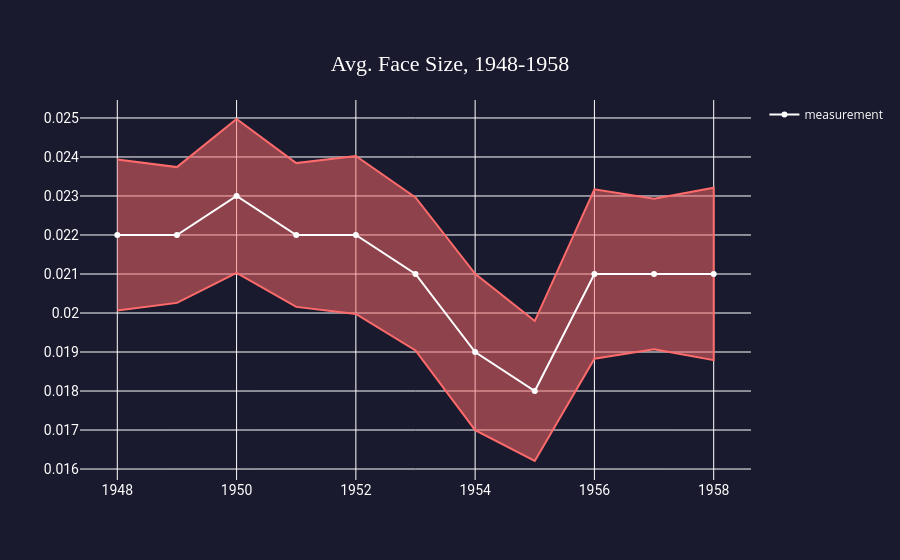

The notebook cell this image was saved under:
### Markdown cell above
## Avg. Size

### Code cell
x = sample_data_g['year'].tolist()
y = sample_data_g['avg_size'].round(3)

error = y * sample_data_g['moe']
y_upper = (y + error).tolist()
y_lower = (y - error).tolist()

fig = go.Figure([
    go.Scatter(
        x=x + x[::-1],
        y=y_upper + y_lower[::-1],
        fill='toself',
        line=dict(color='#FF6B6B'),
fillcolor='rgba(255, 107, 107, 0.5)',
        hoverinfo='skip',
        showlegend=False
    ),
    go.Scatter(
        x=x, y=y.tolist(),
        line=dict(color='rgb(255, 255, 255)'),
        name='measurement'
    )
])
fig.update_layout(layout)
fig.update_layout(dict(title=dict(text="Avg. Face Size, 1948-1958", y=0.9, x=0.5)))
fig.show()

### Figure 1 — Plotly figure (JSON) as saved in the notebook; plotly's stock layout.template omitted (floating-point values rounded to 4 significant figures)
{"data": [{"fill": "toself", "fillcolor": "rgba(255, 107, 107, 0.5)", "hoverinfo": "skip", "line": {"color": "#FF6B6B"}, "showlegend": false, "type": "scatter", "x": [1948, 1949, 1950, 1951, 1952, 1953, 1954, 1955, 1956, 1957, 1958, 1958, 1957, 1956, 1955, 1954, 1953, 1952, 1951, 1950, 1949, 1948], "y": [0.02393, 0.02374, 0.02497, 0.02384, 0.02403, 0.02296, 0.021, 0.01979, 0.02317, 0.02293, 0.02321, 0.01879, 0.01907, 0.01883, 0.01621, 0.017, 0.01904, 0.01997, 0.02016, 0.02103, 0.02026, 0.02007]}, {"line": {"color": "rgb(255, 255, 255)"}, "name": "measurement", "type": "scatter", "x": [1948, 1949, 1950, 1951, 1952, 1953, 1954, 1955, 1956, 1957, 1958], "y": [0.022, 0.022, 0.023, 0.022, 0.022, 0.021, 0.019, 0.018, 0.021, 0.021, 0.021]}], "layout": {"font": {"color": "white"}, "paper_bgcolor": "#1A1A2E", "plot_bgcolor": "rgba(61, 61, 61, 0)", "title": {"font": {"color": "white", "family": "Raleway", "size": 22}, "text": "Avg. Face Size, 1948-1958", "x": 0.5, "xanchor": "center", "y": 0.9, "yanchor": "top"}, "xaxis": {"tickfont": {"color": "white", "family": "Roboto", "size": 14}, "title": {"font": {"color": "white", "family": "Raleway", "size": 18}, "text": ""}}, "yaxis": {"layer": "below traces", "tickfont": {"color": "white", "family": "Roboto", "size": 14}, "title": {"font": {"color": "white", "family": "Raleway", "size": 18}, "text": ""}}}}
